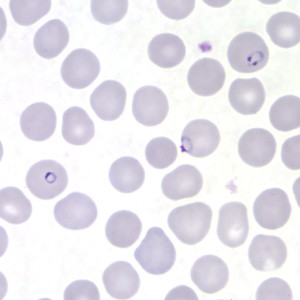
#> input picture Total_RBC/Images/redbloodcell.png, 300 x 300 px, found by its file name
$ jupyter execute 'Total Red Blood Cells.ipynb'
#> lines starting #> are read from the running program, lines starting #| are printed output that depends on the picture; after the words box and inside, x2 and y2 are one past the last pixel; in counts of white or black regions, pixels touching at a corner belong together
### **Image Processing** Total Red Blood Cells

**with Thresholding**

*By Mohammad Attala Rajafar*

Credit to:
[Opencv Documentation](https://docs.opencv.org/)

Import libraries

[cell 1]
import cv2
import matplotlib.pyplot as plt

Load image

[cell 2]
image = cv2.imread(
    'D:\\Work\\Tech\\Data Science\\Python\\Notebook\\Malaria detection\\Total_RBC\\Images\\redbloodcell.png', cv2.COLOR_BGR2RGB)
#> image is the input picture: shape (300, 300, 3); mean B, G, R 236.8, 230.8, 233.3

Grayscale image and blur to focus on Red Blood Cells

[cell 3]
gray = cv2.cvtColor(image, cv2.COLOR_BGR2GRAY)
blur = cv2.GaussianBlur(gray, (17, 17), 0.1)

Create Threshold Canny for easier processing

[cell 4]
canny = cv2.Canny(blur, 70, 170, 3)
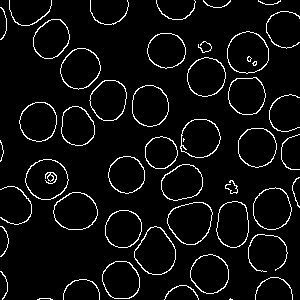
#> canny: shape (300, 300); 5.4% white in thin lines or dots

Threshold image widen to make it look sharp and clear

[cell 5]
dilated = cv2.dilate(canny, (1,1), iterations=1)
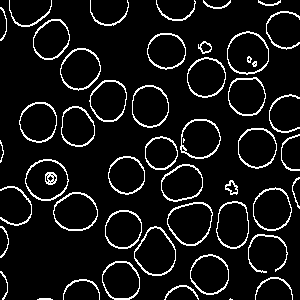
#> dilated: shape (300, 300); 8.2% white in thin lines or dots

Visualization

[cell 6]
fig, axes = plt.subplots(ncols=4, figsize=(20, 20))
ax = axes.ravel()

ax[0] = plt.subplot(2, 4, 1)
ax[1] = plt.subplot(2, 4, 2)
ax[2] = plt.subplot(2, 4, 3, sharex=ax[0], sharey=ax[0])
ax[3] = plt.subplot(2, 4, 4, sharex=ax[0], sharey=ax[0])

ax[0].imshow(image)
ax[0].set_title('Original')
ax[0].axis('off')

ax[1].imshow(blur, cmap=plt.cm.gray)
ax[1].set_title('Grayscale')
ax[1].axis('off')

ax[2].imshow(canny, cmap=plt.cm.gray)
ax[2].set_title('Thresholded (Canny)')
ax[2].axis('off')

ax[3].imshow(dilated, cmap=plt.cm.gray)
ax[3].set_title('Dilated (Diperlebar)')
ax[3].axis('off')

plt.show()
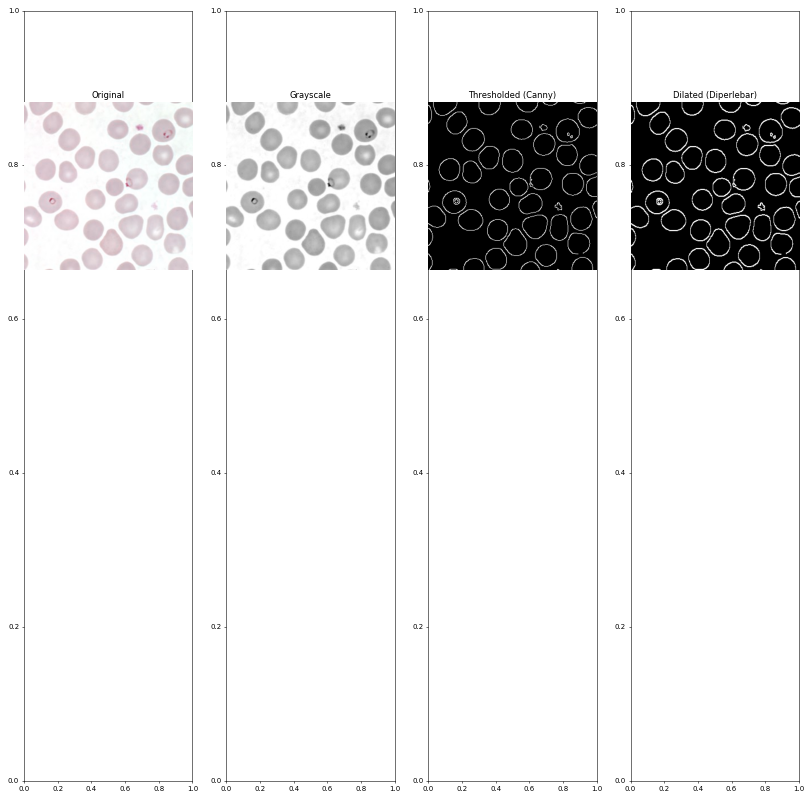
#> figure drawn by matplotlib, 4 panels; B, G, R data is drawn as R, G, B

Counting the number of Red Blood Cells on Image

[cell 7]
(cnt, hierarchy) = cv2.findContours(dilated.copy(), cv2.RETR_EXTERNAL, cv2.CHAIN_APPROX_NONE)
#> cnt = 46 contours, 4 with area under 20; largest, box (x1, y1, x2, y2) and area: (167, 202, 213, 246) 1482, (134, 226, 176, 276) 1448, (227, 31, 269, 75) 1409, (25, 159, 69, 201) 1366, (53, 192, 98, 231) 1318
print("The number of red blood cells is", len(cnt),"Sel.")
#| The number of red blood cells is 46 Sel.

Visualization of Red Blood Cells

[cell 8]
rgb = cv2.cvtColor(image, cv2.COLOR_BGR2RGB)
cv2.drawContours(rgb, cnt, -1, (255, 0, 0), 2)
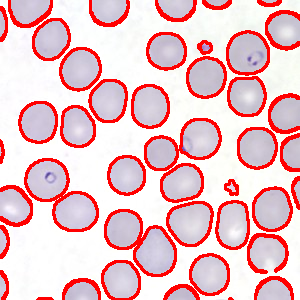
#> rgb: shape (300, 300, 3); mean R, G, B 236.7, 192.2, 197.2
fig, ax = plt.subplots(ncols=1, figsize=(15, 10))
ax.imshow(rgb)
ax.axis("off")
